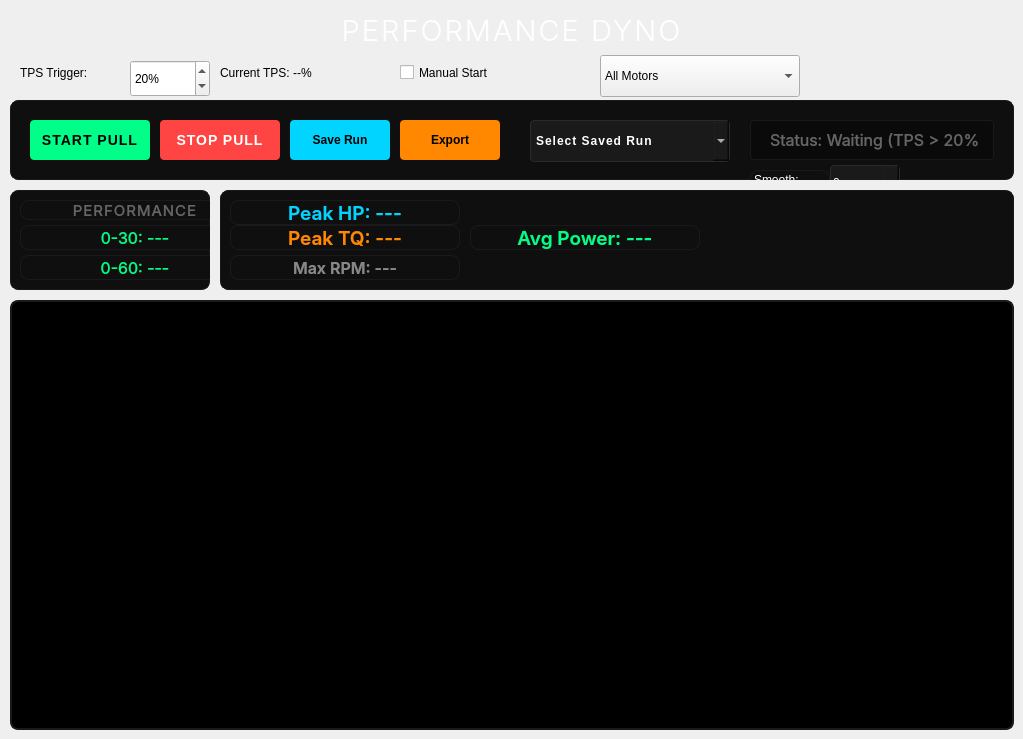
    <widget class="QWidget" name="dynoTab">
     <attribute name="title">
      <string>DYNO</string>
     </attribute>
     <widget class="QLabel" name="dynoHeaderLabel">
      <property name="geometry">
       <rect>
        <x>10</x>
        <y>10</y>
        <width>1004</width>
        <height>40</height>
       </rect>
      </property>
      <property name="font">
       <font>
        <family>-apple-system</family>
        <pointsize>22</pointsize>
        <bold>false</bold>
       </font>
      </property>
      <property name="styleSheet">
       <string notr="true">color: #ffffff;
font-weight: 200;
letter-spacing: 2px;</string>
      </property>
      <property name="text">
       <string>PERFORMANCE DYNO</string>
      </property>
      <property name="alignment">
       <set>Qt::AlignCenter</set>
      </property>
     </widget>
     <widget class="QLabel" name="tpsTriggerLabel">
      <property name="geometry">
       <rect>
        <x>20</x>
        <y>60</y>
        <width>100</width>
        <height>25</height>
       </rect>
      </property>
      <property name="text">
       <string>TPS Trigger:</string>
      </property>
     </widget>
     <widget class="QSpinBox" name="tpsTriggerInput">
      <property name="geometry">
       <rect>
        <x>130</x>
        <y>60</y>
        <width>80</width>
        <height>37</height>
       </rect>
      </property>
      <property name="suffix">
       <string>%</string>
      </property>
      <property name="minimum">
       <number>1</number>
      </property>
      <property name="maximum">
       <number>100</number>
      </property>
      <property name="value">
       <number>20</number>
      </property>
     </widget>
     <widget class="QLabel" name="currentTPSLabel">
      <property name="geometry">
       <rect>
        <x>220</x>
        <y>60</y>
        <width>150</width>
        <height>25</height>
       </rect>
      </property>
      <property name="text">
       <string>Current TPS: --%</string>
      </property>
     </widget>
     <widget class="QCheckBox" name="manualStartCheckbox">
      <property name="geometry">
       <rect>
        <x>400</x>
        <y>60</y>
        <width>150</width>
        <height>25</height>
       </rect>
      </property>
      <property name="text">
       <string>Manual Start</string>
      </property>
     </widget>
     <widget class="QComboBox" name="dynoModeSelector">
      <property name="geometry">
       <rect>
        <x>600</x>
        <y>55</y>
        <width>200</width>
        <height>42</height>
       </rect>
      </property>
      <item>
       <property name="text">
        <string>All Motors</string>
       </property>
      </item>
      <item>
       <property name="text">
        <string>Front Left Only</string>
       </property>
      </item>
      <item>
       <property name="text">
        <string>Front Right Only</string>
       </property>
      </item>
      <item>
       <property name="text">
        <string>Rear Only</string>
       </property>
      </item>
     </widget>
     <widget class="QFrame" name="dynoControlFrame">
      <property name="geometry">
       <rect>
        <x>10</x>
        <y>100</y>
        <width>1004</width>
        <height>80</height>
       </rect>
      </property>
      <property name="styleSheet">
       <string notr="true">QFrame {
    background: #0f0f0f;
    border: 1px solid #1a1a1a;
    border-radius: 8px;
}</string>
      </property>
      <widget class="QPushButton" name="startDynoPull">
       <property name="geometry">
        <rect>
         <x>20</x>
         <y>20</y>
         <width>120</width>
         <height>40</height>
        </rect>
       </property>
       <property name="styleSheet">
        <string notr="true">QPushButton {
    background-color: #00ff88;
    color: #000000;
    border: none;
    border-radius: 4px;
    font-weight: 600;
    font-size: 14px;
    letter-spacing: 1px;
}
QPushButton:hover {
    background-color: #00cc66;
}
QPushButton:pressed {
    background-color: #00aa44;
}</string>
       </property>
       <property name="text">
        <string>START PULL</string>
       </property>
      </widget>
      <widget class="QPushButton" name="stopDynoPull">
       <property name="geometry">
        <rect>
         <x>150</x>
         <y>20</y>
         <width>120</width>
         <height>40</height>
        </rect>
       </property>
       <property name="styleSheet">
        <string notr="true">QPushButton {
    background-color: #ff4444;
    color: #ffffff;
    border: none;
    border-radius: 4px;
    font-weight: 600;
    font-size: 14px;
    letter-spacing: 1px;
}
QPushButton:hover {
    background-color: #cc3333;
}
QPushButton:pressed {
    background-color: #aa2222;
}</string>
       </property>
       <property name="text">
        <string>STOP PULL</string>
       </property>
      </widget>
      <widget class="QPushButton" name="saveDynoRunButton">
       <property name="geometry">
        <rect>
         <x>280</x>
         <y>20</y>
         <width>100</width>
         <height>40</height>
        </rect>
       </property>
       <property name="styleSheet">
        <string notr="true">QPushButton {
    background-color: #00d4ff;
    color: #000000;
    border: none;
    border-radius: 4px;
    font-weight: 500;
    font-size: 12px;
}
QPushButton:hover {
    background-color: #00a8cc;
}
QPushButton:pressed {
    background-color: #0088aa;
}</string>
       </property>
       <property name="text">
        <string>Save Run</string>
       </property>
      </widget>
      <widget class="QPushButton" name="exportDynoButton">
       <property name="geometry">
        <rect>
         <x>390</x>
         <y>20</y>
         <width>100</width>
         <height>40</height>
        </rect>
       </property>
       <property name="styleSheet">
        <string notr="true">QPushButton {
    background-color: #ff8800;
    color: #000000;
    border: none;
    border-radius: 4px;
    font-weight: 500;
    font-size: 12px;
}
QPushButton:hover {
    background-color: #cc6600;
}
QPushButton:pressed {
    background-color: #aa4400;
}</string>
       </property>
       <property name="text">
        <string>Export</string>
       </property>
      </widget>
      <widget class="QComboBox" name="loadDynoRunCombo">
       <property name="geometry">
        <rect>
         <x>520</x>
         <y>20</y>
         <width>200</width>
         <height>42</height>
        </rect>
       </property>
       <property name="styleSheet">
        <string notr="true">QComboBox {
    background-color: #1a1a1a;
    color: #ffffff;
    border: 1px solid #2a2a2a;
    border-radius: 4px;
    padding: 5px;
    font-size: 12px;
    font-weight: 500;
    letter-spacing: 1px;
}</string>
       </property>
       <item>
        <property name="text">
         <string>Select Saved Run</string>
        </property>
       </item>
      </widget>
      <widget class="QLabel" name="dynoStatusLabel">
       <property name="geometry">
        <rect>
         <x>740</x>
         <y>20</y>
         <width>244</width>
         <height>40</height>
        </rect>
       </property>
       <property name="font">
        <font>
         <family>-apple-system</family>
         <pointsize>12</pointsize>
        </font>
       </property>
       <property name="styleSheet">
        <string notr="true">color: #666666;
background: #0a0a0a;
border: 1px solid #1a1a1a;
border-radius: 4px;
padding: 0 15px;</string>
       </property>
       <property name="text">
        <string>Status: Waiting (TPS &gt; 20%)</string>
       </property>
       <property name="alignment">
        <set>Qt::AlignVCenter</set>
       </property>
      </widget>
      <widget class="QLabel" name="smoothingLabel">
       <property name="geometry">
        <rect>
         <x>740</x>
         <y>70</y>
         <width>80</width>
         <height>20</height>
        </rect>
       </property>
       <property name="styleSheet">
        <string notr="true">color: #ffffff;</string>
       </property>
       <property name="text">
        <string>Smooth:</string>
       </property>
      </widget>
      <widget class="QComboBox" name="dynoSmoothCombo">
       <property name="geometry">
        <rect>
         <x>820</x>
         <y>65</y>
         <width>70</width>
         <height>36</height>
        </rect>
       </property>
       <property name="styleSheet">
        <string notr="true">QComboBox {background-color: #1a1a1a; color: #ffffff; border: 1px solid #2a2a2a; border-radius: 4px; padding: 2px;}</string>
       </property>
       <item>
        <property name="text">
         <string>0</string>
        </property>
       </item>
       <item>
        <property name="text">
         <string>1</string>
        </property>
       </item>
       <item>
        <property name="text">
         <string>2</string>
        </property>
       </item>
       <item>
        <property name="text">
         <string>3</string>
        </property>
       </item>
       <item>
        <property name="text">
         <string>4</string>
        </property>
       </item>
       <item>
        <property name="text">
         <string>5</string>
        </property>
       </item>
       <item>
        <property name="text">
         <string>6</string>
        </property>
       </item>
       <item>
        <property name="text">
         <string>7</string>
        </property>
       </item>
       <item>
        <property name="text">
         <string>8</string>
        </property>
       </item>
       <item>
        <property name="text">
         <string>9</string>
        </property>
       </item>
       <item>
        <property name="text">
         <string>10</string>
        </property>
       </item>
      </widget>
     </widget>
     <widget class="QFrame" name="dynoPerformanceFrame">
      <property name="geometry">
       <rect>
        <x>10</x>
        <y>190</y>
        <width>200</width>
        <height>100</height>
       </rect>
      </property>
      <property name="styleSheet">
       <string notr="true">QFrame {
    background: #0f0f0f;
    border: 1px solid #1a1a1a;
    border-radius: 8px;
}</string>
      </property>
      <widget class="QLabel" name="performanceTitle">
       <property name="geometry">
        <rect>
         <x>10</x>
         <y>10</y>
         <width>230</width>
         <height>20</height>
        </rect>
       </property>
       <property name="font">
        <font>
         <family>-apple-system</family>
         <pointsize>11</pointsize>
        </font>
       </property>
       <property name="styleSheet">
        <string notr="true">color: #666666;
text-transform: uppercase;
letter-spacing: 1px;</string>
       </property>
       <property name="text">
        <string>PERFORMANCE</string>
       </property>
       <property name="alignment">
        <set>Qt::AlignCenter</set>
       </property>
      </widget>
      <widget class="QLabel" name="zeroTo30Label">
       <property name="geometry">
        <rect>
         <x>10</x>
         <y>35</y>
         <width>230</width>
         <height>25</height>
        </rect>
       </property>
       <property name="font">
        <font>
         <family>-apple-system</family>
         <pointsize>12</pointsize>
        </font>
       </property>
       <property name="styleSheet">
        <string notr="true">color: #00ff88;</string>
       </property>
       <property name="text">
        <string>0-30: ---</string>
       </property>
       <property name="alignment">
        <set>Qt::AlignCenter</set>
       </property>
      </widget>
      <widget class="QLabel" name="zeroTo60Label">
       <property name="geometry">
        <rect>
         <x>10</x>
         <y>65</y>
         <width>230</width>
         <height>25</height>
        </rect>
       </property>
       <property name="font">
        <font>
         <family>-apple-system</family>
         <pointsize>12</pointsize>
        </font>
       </property>
       <property name="styleSheet">
        <string notr="true">color: #00ff88;</string>
       </property>
       <property name="text">
        <string>0-60: ---</string>
       </property>
       <property name="alignment">
        <set>Qt::AlignCenter</set>
       </property>
      </widget>
     </widget>
     <widget class="QFrame" name="dynoResultsFrame">
      <property name="geometry">
       <rect>
        <x>220</x>
        <y>190</y>
        <width>794</width>
        <height>100</height>
       </rect>
      </property>
      <property name="styleSheet">
       <string notr="true">QFrame {
    background: #0f0f0f;
    border: 1px solid #1a1a1a;
    border-radius: 8px;
}</string>
      </property>
      <widget class="QLabel" name="peakHPLabel">
       <property name="geometry">
        <rect>
         <x>10</x>
         <y>10</y>
         <width>230</width>
         <height>25</height>
        </rect>
       </property>
       <property name="font">
        <font>
         <family>-apple-system</family>
         <pointsize>14</pointsize>
         <bold>false</bold>
        </font>
       </property>
       <property name="styleSheet">
        <string notr="true">color: #00d4ff;
font-weight: 500;</string>
       </property>
       <property name="text">
        <string>Peak HP: ---</string>
       </property>
       <property name="alignment">
        <set>Qt::AlignCenter</set>
       </property>
      </widget>
      <widget class="QLabel" name="peakTorqueLabel">
       <property name="geometry">
        <rect>
         <x>10</x>
         <y>35</y>
         <width>230</width>
         <height>25</height>
        </rect>
       </property>
       <property name="font">
        <font>
         <family>-apple-system</family>
         <pointsize>14</pointsize>
         <bold>false</bold>
        </font>
       </property>
       <property name="styleSheet">
        <string notr="true">color: #ff8800;
font-weight: 500;</string>
       </property>
       <property name="text">
        <string>Peak TQ: ---</string>
       </property>
       <property name="alignment">
        <set>Qt::AlignCenter</set>
       </property>
      </widget>
      <widget class="QLabel" name="maxRPMLabel">
       <property name="geometry">
        <rect>
         <x>10</x>
         <y>65</y>
         <width>230</width>
         <height>25</height>
        </rect>
       </property>
       <property name="font">
        <font>
         <family>-apple-system</family>
         <pointsize>12</pointsize>
         <bold>false</bold>
        </font>
       </property>
       <property name="styleSheet">
        <string notr="true">color: #888888;
font-weight: 500;</string>
       </property>
       <property name="text">
        <string>Max RPM: ---</string>
       </property>
       <property name="alignment">
        <set>Qt::AlignCenter</set>
       </property>
      </widget>
      <widget class="QLabel" name="avgPowerLabel">
       <property name="geometry">
        <rect>
         <x>250</x>
         <y>35</y>
         <width>230</width>
         <height>25</height>
        </rect>
       </property>
       <property name="font">
        <font>
         <family>-apple-system</family>
         <pointsize>14</pointsize>
         <bold>false</bold>
        </font>
       </property>
       <property name="styleSheet">
        <string notr="true">color: #00ff88;
font-weight: 500;</string>
       </property>
       <property name="text">
        <string>Avg Power: ---</string>
       </property>
       <property name="alignment">
        <set>Qt::AlignCenter</set>
       </property>
      </widget>
     </widget>
     <widget class="QWidget" name="dynoPlotWidget" native="true">
      <property name="geometry">
       <rect>
        <x>10</x>
        <y>300</y>
        <width>1004</width>
        <height>430</height>
       </rect>
      </property>
      <property name="styleSheet">
       <string notr="true">background: #000000;
border: 2px solid #1a1a1a;
border-radius: 8px;</string>
      </property>
     </widget>
    </widget>
